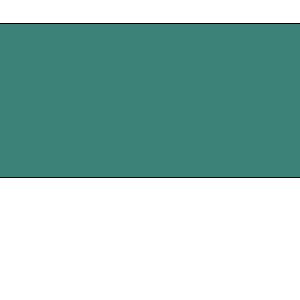
Frame 1 (no input)
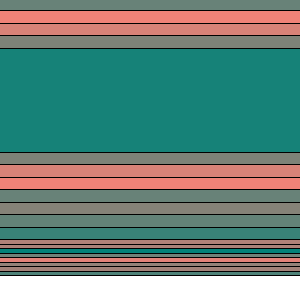
Frame 60 (the mouse pressed at the canvas centre just before this capture)
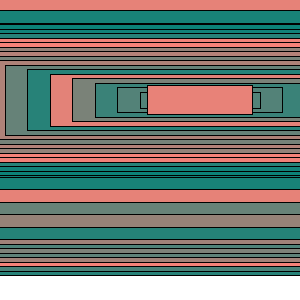
Frame 120 (the mouse held since frame 60 and released just before this capture)

The Processing sketch that drew these frames (run headless with seeded random() and noise(); from frame 60 on, the mouse is pressed at the canvas centre):

// Processing sketch: processing_53971
// ── processing_53971.pde

//defining variables
float a=5;
float b; //variable for the loop
 
//repeats only once
void setup(){
  size(300,300); //sets the screen background
  background(255); //sets the screen background colour
  smooth(); //smooth edges
}
   
//continuously repeats
void draw(){
  frameRate(7); //number of frames displayed every second
  //loop
  //starts at 1, is greater than -60 and decreases by 1
  for(b=3; b>-60; b-=3){
  rectangle(a*5+b*3);
}
     
//this is the rate in which the shape is being shrunk by
a+=5;
   
//this allows the program to make a decision to execute a statement
//if a is greater than 90, then move a back to -50
if (a>70){ //this is the test
  a=-20; //this is the statement
}
}
 
void rectangle(float a){
  //rectangles will be drawn from the centre point
  rectMode(CENTER);
  //this changes the size of the shape
  //a*5 stretches the rectangle out
  //a-8 makes the rectangle move inward
  rect(200, 100, a*5, a-8); 
  //this is the colour of the rectangles created
  fill(random(255), 130, 120);
}

                
                                                                                                                                
